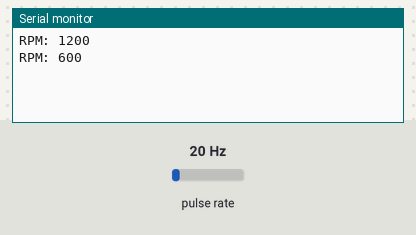
A sketch run on a simulated Arduino Uno, built with avr-gcc and run on an emulated ATmega328P. Parts: the last lines printed to the serial monitor. Wiring (inferred from the names in the program): pulse sensor: data pin 2. The inputs (shaded band) are chosen by the test bench; at power-on: pulse rate 20 Hz.

Above: at 3.2 s.
3.3 s: pulse rate (sensor on pin 2) set to 4 Hz
At 4.6 s:
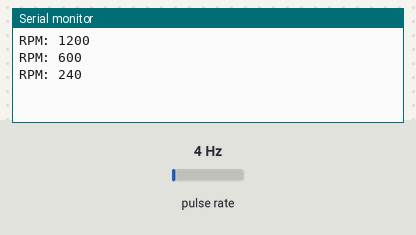
4.8 s: pulse rate (sensor on pin 2) set to 50 Hz
At 5.8 s:
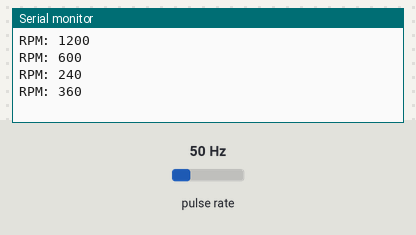
Timing chart, 0 to 7.8 s (numbered marks = the images above; inputs shaded):
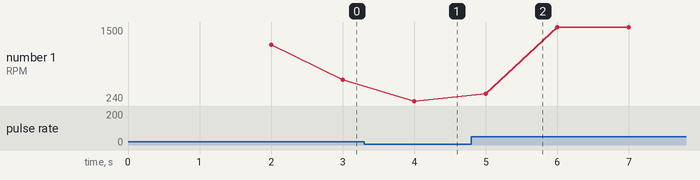

The sketch:

RPM_SENSOR.ino
```cpp
const int IR_PIN = 2;  // IR sensor input pin

volatile unsigned int counter = 0;  // Counter variable for revolutions
unsigned long previousMillis = 0;  // Variable to store previous time
unsigned int rpm = 0;  // Variable to store RPM value

void Interrupt() {
  counter++;
}

void setup() {
  Serial.begin(9600);  // Inisialisasi komunikasi serial
  pinMode(IR_PIN, INPUT_PULLUP);
  attachInterrupt(digitalPinToInterrupt(IR_PIN), Interrupt, FALLING);
  delay(2000);
}

void loop() {
  unsigned long currentMillis = millis();

  if (currentMillis - previousMillis >= 1000) {
    previousMillis = currentMillis;
    rpm = (counter / 2) * 60;  // Calculate RPM
    Serial.print("RPM: ");
    Serial.println(rpm);
    counter = 0;  // Reset counter
  }
}
```

Measured:
- after the input at 3.3 s, the serial monitor: prints a new line after 0.70 s (image 1)
- after the input at 4.8 s, the serial monitor: prints a new line after 0.20 s (image 2)
- plotted number 1: 600 → 240 after the input at 3.3 s, 240 → 1500 after the input at 4.8 s
